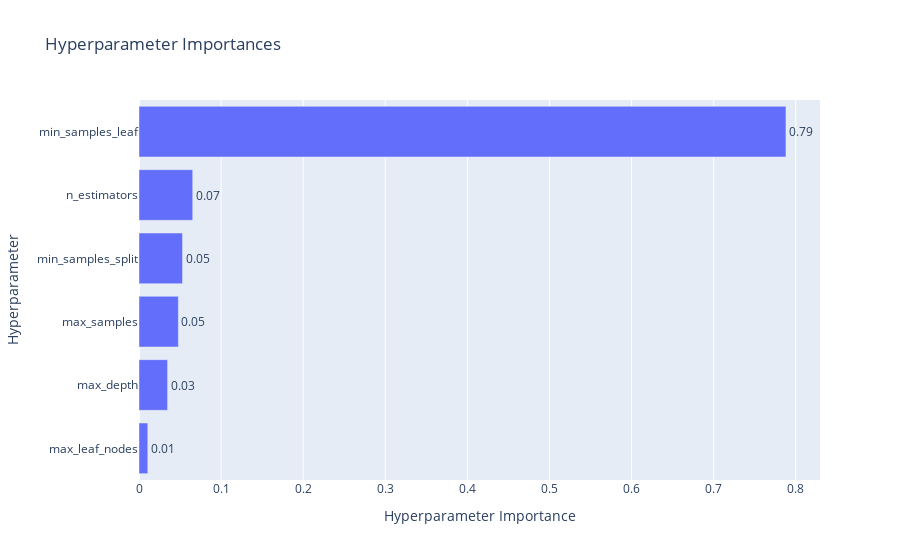

The code cell stored with this chart in its notebook:
### Code cell
# Plot parameter importances
plot_param_importances(study)

### Figure 1 — Plotly figure (JSON) as saved in the notebook; plotly's stock layout.template omitted (floating-point values rounded to 4 significant figures)
{"data": [{"cliponaxis": false, "hovertemplate": ["max_leaf_nodes (IntDistribution): 0.010717559495451551<extra></extra>", "max_depth (IntDistribution): 0.03481766674730214<extra></extra>", "max_samples (IntDistribution): 0.04794280775259556<extra></extra>", "min_samples_split (IntDistribution): 0.052995494899646216<extra></extra>", "n_estimators (IntDistribution): 0.0654376413353245<extra></extra>", "min_samples_leaf (IntDistribution): 0.7880888297696802<extra></extra>"], "name": "Objective Value", "orientation": "h", "text": ["0.01", "0.03", "0.05", "0.05", "0.07", "0.79"], "textposition": "outside", "type": "bar", "x": [0.01072, 0.03482, 0.04794, 0.053, 0.06544, 0.7881], "y": ["max_leaf_nodes", "max_depth", "max_samples", "min_samples_split", "n_estimators", "min_samples_leaf"]}], "layout": {"title": {"text": "Hyperparameter Importances"}, "xaxis": {"title": {"text": "Hyperparameter Importance"}}, "yaxis": {"title": {"text": "Hyperparameter"}}}}
